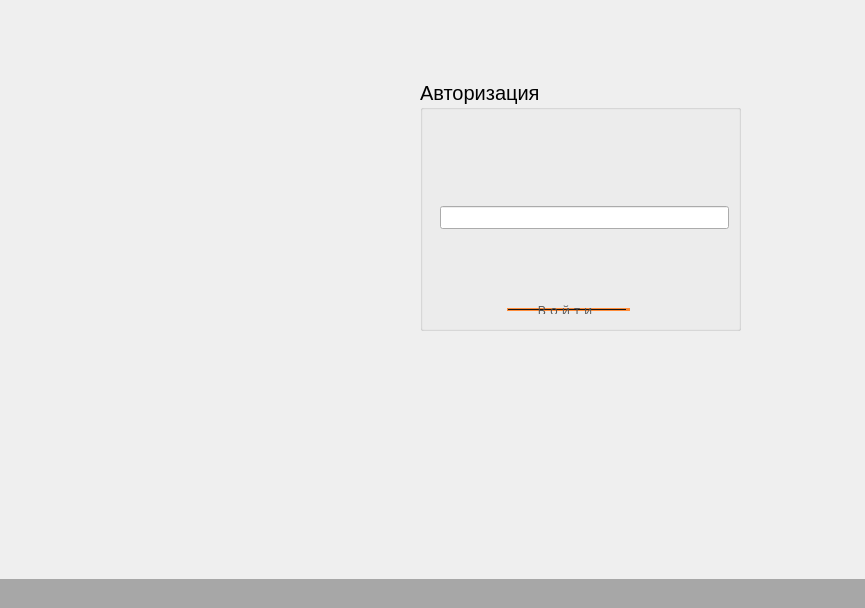
<?xml version="1.0" encoding="UTF-8"?>
<ui version="4.0">
 <class>MainWindow</class>
 <widget class="QMainWindow" name="MainWindow">
  <property name="geometry">
   <rect>
    <x>0</x>
    <y>0</y>
    <width>865</width>
    <height>608</height>
   </rect>
  </property>
  <property name="font">
   <font>
    <pointsize>15</pointsize>
    <bold>false</bold>
   </font>
  </property>
  <property name="acceptDrops">
   <bool>true</bool>
  </property>
  <property name="windowTitle">
   <string>MainWindow</string>
  </property>
  <widget class="QWidget" name="centralwidget">
   <widget class="QGroupBox" name="groupBox">
    <property name="geometry">
     <rect>
      <x>420</x>
      <y>80</y>
      <width>321</width>
      <height>251</height>
     </rect>
    </property>
    <property name="title">
     <string>Авторизация</string>
    </property>
    <widget class="QWidget" name="layoutWidget">
     <property name="geometry">
      <rect>
       <x>20</x>
       <y>50</y>
       <width>289</width>
       <height>175</height>
      </rect>
     </property>
     <layout class="QVBoxLayout" name="verticalLayout">
      <item>
       <layout class="QHBoxLayout" name="horizontalLayout_2">
        <property name="spacing">
         <number>6</number>
        </property>
        <item>
         <widget class="QLineEdit" name="pass">
          <property name="font">
           <font>
            <pointsize>10</pointsize>
            <bold>false</bold>
           </font>
          </property>
          <property name="acceptDrops">
           <bool>false</bool>
          </property>
          <property name="autoFillBackground">
           <bool>false</bool>
          </property>
          <property name="text">
           <string/>
          </property>
         </widget>
        </item>
       </layout>
      </item>
     </layout>
    </widget>
    <widget class="QPushButton" name="pushButton">
     <property name="enabled">
      <bool>true</bool>
     </property>
     <property name="geometry">
      <rect>
       <x>50</x>
       <y>210</y>
       <width>197</width>
       <height>39</height>
      </rect>
     </property>
     <property name="baseSize">
      <size>
       <width>0</width>
       <height>0</height>
      </size>
     </property>
     <property name="cursor">
      <cursorShape>ArrowCursor</cursorShape>
     </property>
     <property name="autoFillBackground">
      <bool>false</bool>
     </property>
     <property name="styleSheet">
      <string notr="true">QPushButton {
  padding: 3px 14px;
  background:  #161616;
  border-color: #FF8C39;
   border-style: solid;
  border-width: 1px 4px 1px 1px;
  color: #555;
  width:90px;
  font-family: Open Sans, Sans-serif;
  border-radius: 5px;
   font-size: 13px;
  letter-spacing: 4px;
  line-height: 30px;
  position: relative;
 margin: 20px auto;
  text-align: center;
  text-decoration:none;
  height: 10px;
}
QPushButton:hover {
  opacity: 0.9;
  border-width: 1px 7px 1px 1px;
}
QPushButton:active {
margin-top: 1px;
}</string>
     </property>
     <property name="text">
      <string>Войти</string>
     </property>
     <property name="iconSize">
      <size>
       <width>20</width>
       <height>20</height>
      </size>
     </property>
     <property name="default">
      <bool>false</bool>
     </property>
    </widget>
   </widget>
   <widget class="QLabel" name="image">
    <property name="geometry">
     <rect>
      <x>60</x>
      <y>80</y>
      <width>461</width>
      <height>281</height>
     </rect>
    </property>
    <property name="text">
     <string/>
    </property>
   </widget>
  </widget>
  <widget class="QMenuBar" name="menubar">
   <property name="enabled">
    <bool>true</bool>
   </property>
   <property name="geometry">
    <rect>
     <x>0</x>
     <y>0</y>
     <width>865</width>
     <height>33</height>
    </rect>
   </property>
   <property name="styleSheet">
    <string notr="true"> background: rgb(167, 167, 167);</string>
   </property>
  </widget>
  <widget class="QStatusBar" name="statusbar">
   <property name="enabled">
    <bool>true</bool>
   </property>
   <property name="font">
    <font>
     <pointsize>15</pointsize>
     <bold>false</bold>
    </font>
   </property>
   <property name="styleSheet">
    <string notr="true">display: inline-block;
    padding: 2px 4px;
    background: rgb(167, 167, 167);</string>
   </property>
  </widget>
 </widget>
 <resources/>
 <connections/>
</ui>
